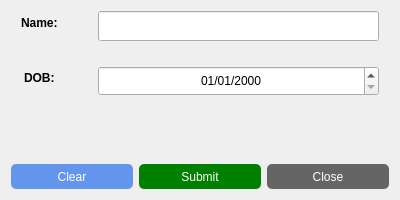
<?xml version="1.0" encoding="UTF-8"?>
<ui version="4.0">
 <class>addmemdialog</class>
 <widget class="QDialog" name="addmemdialog">
  <property name="geometry">
   <rect>
    <x>0</x>
    <y>0</y>
    <width>400</width>
    <height>200</height>
   </rect>
  </property>
  <property name="minimumSize">
   <size>
    <width>400</width>
    <height>200</height>
   </size>
  </property>
  <property name="maximumSize">
   <size>
    <width>400</width>
    <height>200</height>
   </size>
  </property>
  <property name="windowTitle">
   <string>Add Members</string>
  </property>
  <layout class="QVBoxLayout" name="verticalLayout">
   <item>
    <layout class="QFormLayout" name="inputform">
     <property name="fieldGrowthPolicy">
      <enum>QFormLayout::ExpandingFieldsGrow</enum>
     </property>
     <property name="labelAlignment">
      <set>Qt::AlignCenter</set>
     </property>
     <property name="formAlignment">
      <set>Qt::AlignCenter</set>
     </property>
     <property name="horizontalSpacing">
      <number>40</number>
     </property>
     <property name="verticalSpacing">
      <number>25</number>
     </property>
     <property name="leftMargin">
      <number>10</number>
     </property>
     <property name="rightMargin">
      <number>10</number>
     </property>
     <item row="0" column="0">
      <widget class="QLabel" name="name">
       <property name="font">
        <font>
         <bold>true</bold>
        </font>
       </property>
       <property name="text">
        <string>Name:</string>
       </property>
      </widget>
     </item>
     <item row="1" column="0">
      <widget class="QLabel" name="dob">
       <property name="font">
        <font>
         <bold>true</bold>
        </font>
       </property>
       <property name="text">
        <string>DOB:</string>
       </property>
      </widget>
     </item>
     <item row="0" column="1">
      <widget class="QLineEdit" name="inputname">
       <property name="minimumSize">
        <size>
         <width>0</width>
         <height>30</height>
        </size>
       </property>
      </widget>
     </item>
     <item row="1" column="1">
      <widget class="QDateEdit" name="datepicker">
       <property name="sizePolicy">
        <sizepolicy hsizetype="Expanding" vsizetype="Fixed">
         <horstretch>0</horstretch>
         <verstretch>0</verstretch>
        </sizepolicy>
       </property>
       <property name="minimumSize">
        <size>
         <width>0</width>
         <height>30</height>
        </size>
       </property>
       <property name="alignment">
        <set>Qt::AlignCenter</set>
       </property>
       <property name="displayFormat">
        <string>dd/MM/yyyy</string>
       </property>
       <property name="calendarPopup">
        <bool>false</bool>
       </property>
      </widget>
     </item>
    </layout>
   </item>
   <item>
    <widget class="QLabel" name="error">
     <property name="font">
      <font>
       <bold>true</bold>
      </font>
     </property>
     <property name="styleSheet">
      <string notr="true">color: orange</string>
     </property>
     <property name="text">
      <string/>
     </property>
     <property name="alignment">
      <set>Qt::AlignCenter</set>
     </property>
    </widget>
   </item>
   <item>
    <layout class="QHBoxLayout" name="buttonlayout">
     <item>
      <widget class="QPushButton" name="clearbutton">
       <property name="minimumSize">
        <size>
         <width>0</width>
         <height>25</height>
        </size>
       </property>
       <property name="styleSheet">
        <string notr="true">QPushButton#clearbutton{
	background-color: cornflowerblue;
	border-radius: 5px;
	color: white;
}

QPushButton#clearbutton:hover{
	border: 2px solid teal;
}</string>
       </property>
       <property name="text">
        <string>Clear</string>
       </property>
      </widget>
     </item>
     <item>
      <widget class="QPushButton" name="submitbutton">
       <property name="minimumSize">
        <size>
         <width>0</width>
         <height>25</height>
        </size>
       </property>
       <property name="styleSheet">
        <string notr="true">QPushButton#submitbutton{
	background-color: green;
	border-radius: 5px;
	color: white;
}

QPushButton#submitbutton:hover{
	border: 2px solid teal;
}</string>
       </property>
       <property name="text">
        <string>Submit</string>
       </property>
      </widget>
     </item>
     <item>
      <widget class="QPushButton" name="closebutton">
       <property name="minimumSize">
        <size>
         <width>0</width>
         <height>25</height>
        </size>
       </property>
       <property name="styleSheet">
        <string notr="true">QPushButton#closebutton{
	background-color: #656565;
	border-radius: 5px;
	color: white;
}

QPushButton#closebutton:hover{
	border: 2px solid teal;
}</string>
       </property>
       <property name="text">
        <string>Close</string>
       </property>
      </widget>
     </item>
    </layout>
   </item>
  </layout>
 </widget>
 <resources/>
 <connections/>
</ui>
